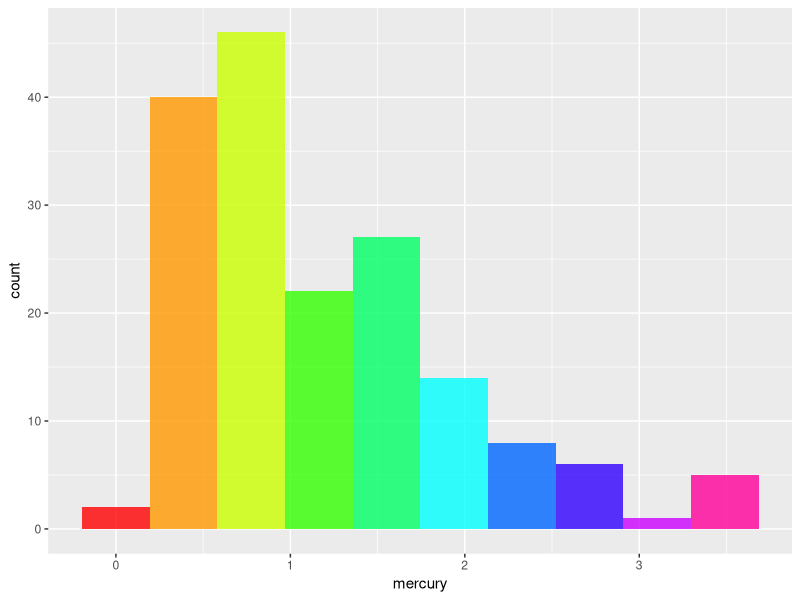
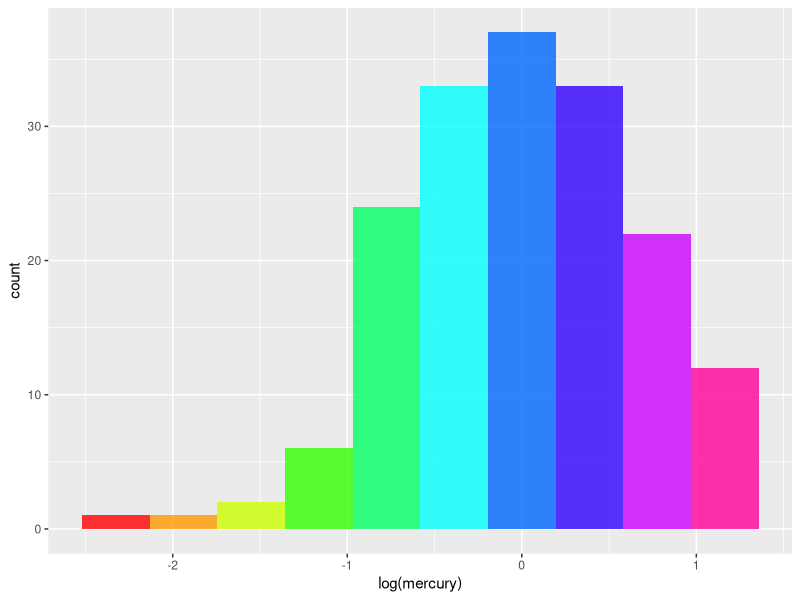
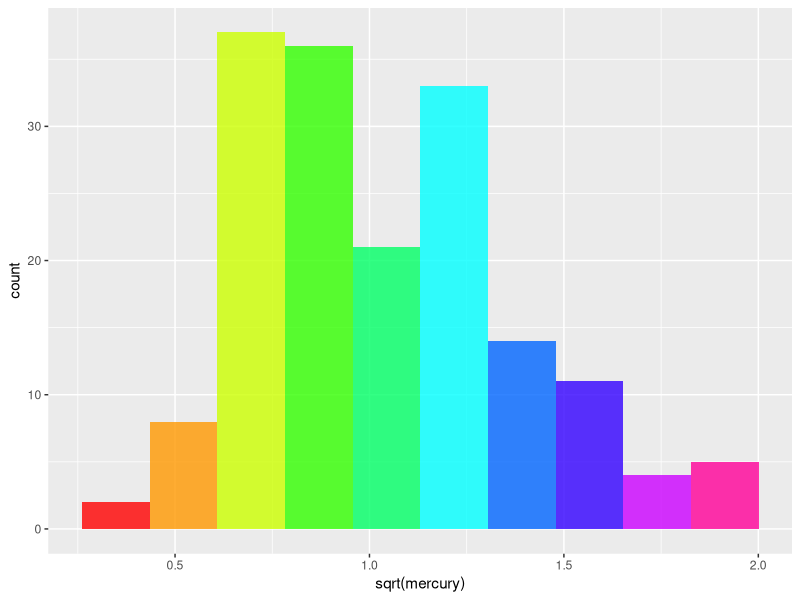
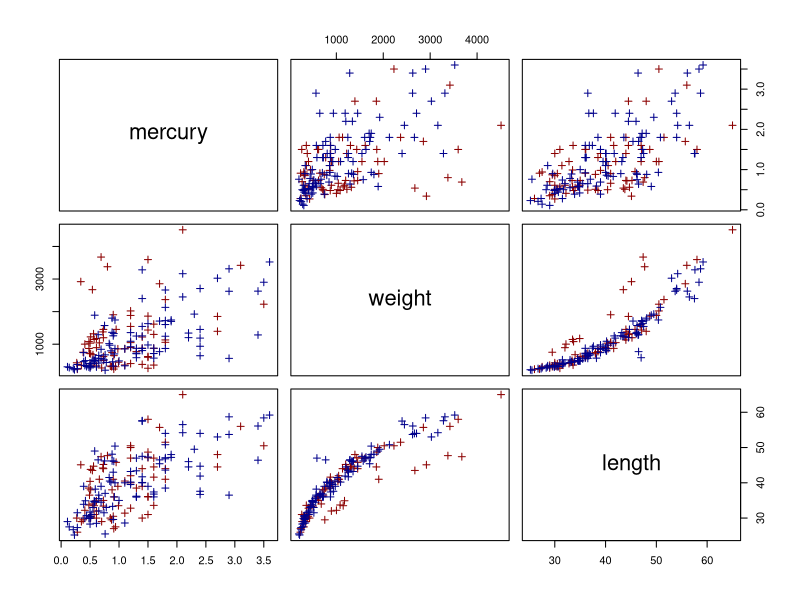
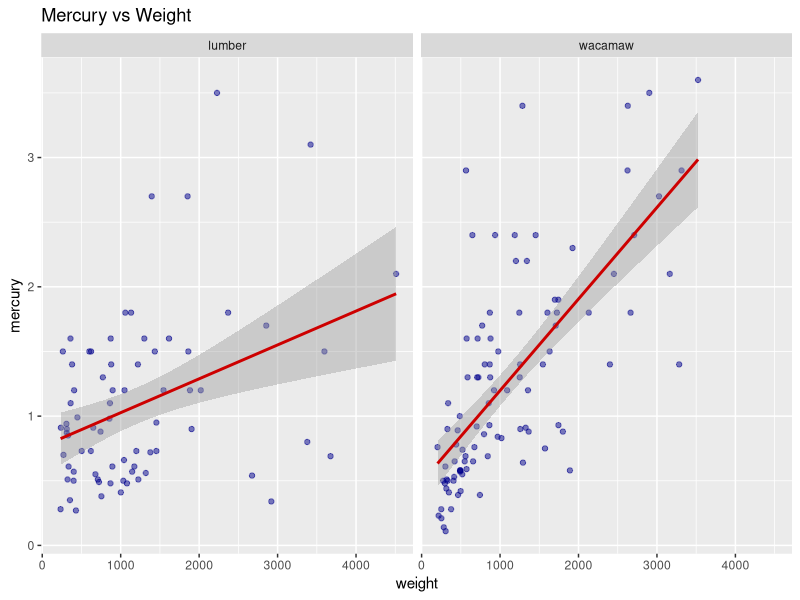
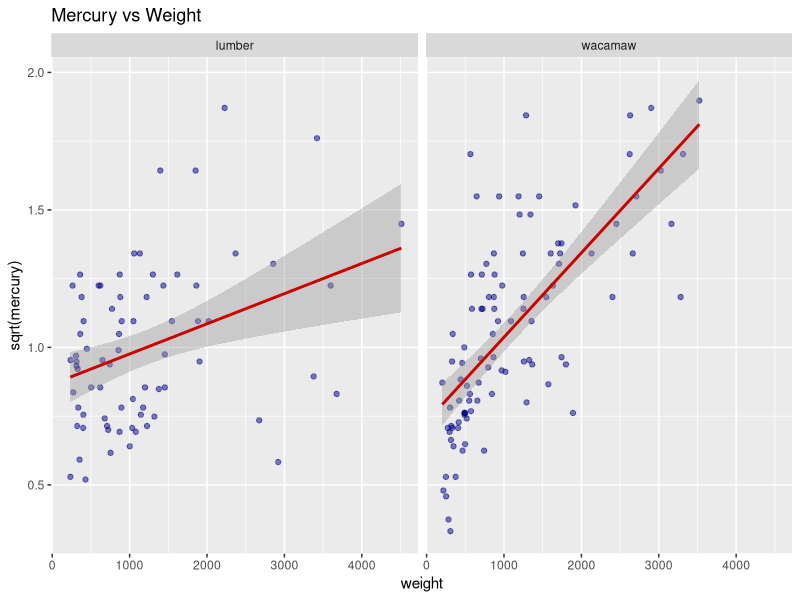
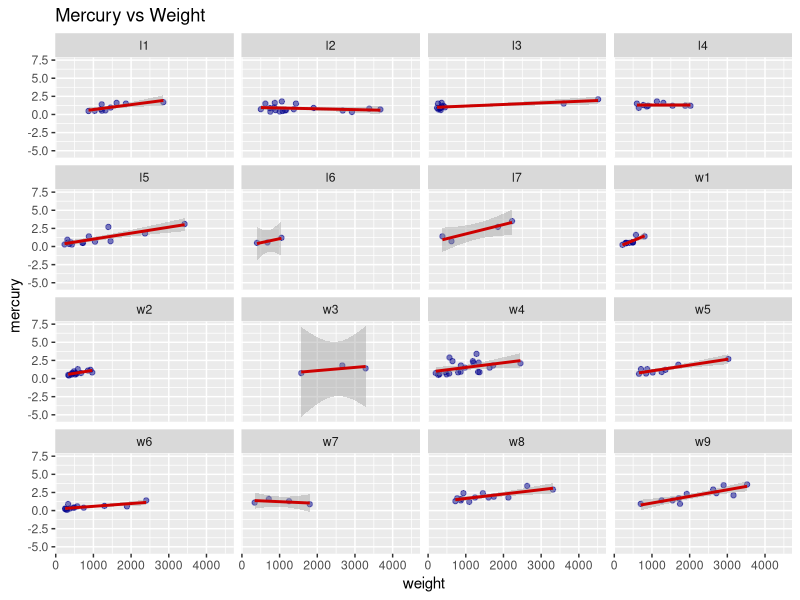
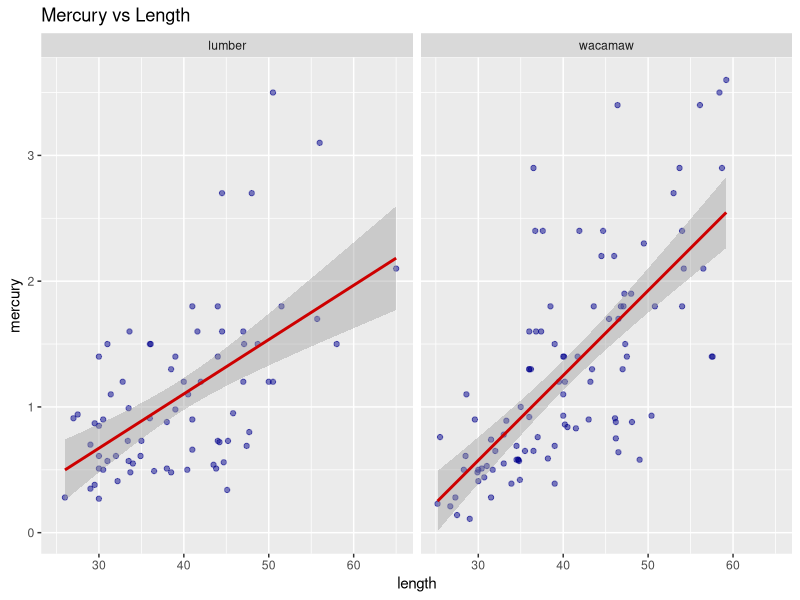

Write R code to recreate these figures, in order.

###########################################################################
###########################################################################
####################### The mercury in bass analysis ######################
###########################################################################
###########################################################################

###### Clear environment and load libraries
rm(list = ls())
library(ggplot2)
library(lme4) #for the lmer function
library(lattice)

###### Load the data
bass <- read.csv("data/mercurydata.txt", header = T)
bass$station <- factor(bass$station)
bass$river <- factor(bass$river)

###### View properties of the data
dim(bass)
summary(bass)
table(bass$station) #we don't have enough data in some stations

#### Exploratory data analysis
#first, mercury by itself
ggplot(bass,aes(mercury)) +
  geom_histogram(alpha=.8,fill=rainbow(10),bins=10)
#not so normal. let's try log
ggplot(bass,aes(log(mercury))) +
  geom_histogram(alpha=.8,fill=rainbow(10),bins=10)
#hmmm...skewed the other way now
#how about sqrt
ggplot(bass,aes(sqrt(mercury))) +
  geom_histogram(alpha=.8,fill=rainbow(10),bins=10)
#this looks better.
#We will continue with the untransformed variable first

#let's look at mercury vs. weight and vs. length
river_col <- c("red4","blue4")
pairs(mercury~ weight+length,data=bass,pch=3,col=river_col[as.numeric(bass$river)])
#similar relationships for mercury vs. length and mercury vs. weight
#river does not seem to make a difference

#check correlations among the predictors to look for colinearity
cor(bass$weight, bass$length)
#quite correlated! We may have to drop one of them
#Let's mean center both for now
bass$length_c <- bass$length - mean(bass$length)
bass$weight_c <- bass$weight - mean(bass$weight)

#now let's actually separate the relationships out by river
#first weight
ggplot(bass,aes(x=weight, y=mercury)) +
  geom_point(alpha = .5,colour="blue4") +
  geom_smooth(method="lm",col="red3") +
  labs(title="Mercury vs Weight") +
  facet_wrap(~river,ncol=2)
#different lines for each river. 
#Try with sqrt(mercury)
ggplot(bass,aes(x=weight, y=sqrt(mercury))) +
  geom_point(alpha = .5,colour="blue4") +
  geom_smooth(method="lm",col="red3") +
  labs(title="Mercury vs Weight") +
  facet_wrap(~river,ncol=2)
#looks like we may have a problem with linearity if we use the sqrt transformation
#we really should be controlling for the stations so let's split by stations
ggplot(bass,aes(x=weight, y=mercury)) +
  geom_point(alpha = .5,colour="blue4") +
  geom_smooth(method="lm",col="red3") +
  labs(title="Mercury vs Weight") +
  facet_wrap(~station,ncol=4)
#maybe some different slopes, but sample sizes are too small to tell

#let's look at length by river
ggplot(bass,aes(x=length, y=mercury)) +
  geom_point(alpha = .5,colour="blue4") +
  geom_smooth(method="lm",col="red3") +
  labs(title="Mercury vs Length") +
  facet_wrap(~river,ncol=2)
#less obvious here
#how about by station
ggplot(bass,aes(x=length, y=mercury)) +
  geom_point(alpha = .5,colour="blue4") +
  geom_smooth(method="lm",col="red3") +
  labs(title="Mercury vs Weight") +
  facet_wrap(~station,ncol=4)
#againmaybe some different slopes, but sample sizes are too small to tell


#Let's try a simple linear model first
mercreg <- lm(mercury ~ length_c + weight_c, data = bass)
car::vif(mercreg)
#highly correlated
#try a linear model using interactions with station
mercreg <- lm(mercury ~ length_c*station + weight_c, data = bass)
car::vif(mercreg)
#Let's just drop one of length and weight
#lets double check to see the stronger predictor
pairs(mercury~ weight+length,data=bass,pch=3,col=river_col[as.numeric(bass$river)])
#let's keep length
mercreg <- lm(mercury ~ length_c*station, data = bass)

#diagnostics
par(mfcol = c(2,2))
plot(mercreg)
#we see some deviations from normality as we would expect
#using the sqrt instead actually doesn't fare that much better...try it!
#we'll once again keep the default scale
par(mfcol = c(1,1))
plot(mercreg$resid~bass$length_c, xlab = "Station (centered)", ylab = "Residual",col="blue3")
abline(0,0,col="red3")
boxplot(mercreg$resid~bass$station, xlab = "Station", ylab = "Residual")
#pretty good fit... let's go with it. you could try logs as well.
#look at results.
summary(mercreg)

#see if interaction effects are useful
mercregnoint <- lm(mercury ~ length_c + station, data = bass)
anova(mercregnoint, mercreg)
#they seem to be useful overall, but many are based on very small sample sizes.
#it would be good to borrow strength across the stations to get better estimates
#that is what a hierarchical model does!



#### let's do a hierarchical regression (random effects regression) with lmer
#this call just uses a random intercept
mercreglmerint <- lmer(mercury ~ length_c + (1 | station), data = bass) 
summary(mercreglmerint)
confint(mercreglmerint)
#look at the intercepts (and the common slope) for each station
coef(mercreglmerint)
#these equal the fixed effects plus the random effect
fixef(mercreglmerint)
ranef(mercreglmerint)
dotplot(ranef(mercreglmerint, condVar=TRUE))     


#we can plot the different lines for each station
newdata <- data.frame(station=rep(unique(bass$station),each=20),
                      length_c=seq(min(bass$length_c),max(bass$length_c),20))
newdata$station <- as.factor(newdata$station)
newdata$pred <- predict(mercreglmerint,newdata=newdata,type="response")
ggplot(newdata, aes(x = length_c, y = pred, colour = station)) +
  geom_line(size = 0.7) +
  labs(x = "Length (Centered)", y = "Predicted Mercury") +
  theme(legend.position="none") +
  geom_text(data = newdata,aes(label = station), hjust = 0.5, vjust = 1)


#Let's add a random slope
mercreglmerintslope <- lmer(mercury ~ length_c + ( 1 + length_c  | station), data = bass) 
summary(mercreglmerintslope)
#the intercepts and slope for each station
coef(mercreglmerintslope)
fixef(mercreglmerintslope)
ranef(mercreglmerintslope)
dotplot(ranef(mercreglmerintslope, condVar=TRUE))    

#we can plot the different lines for each station
newdata$pred <- predict(mercreglmerintslope,newdata=newdata,type="response")
ggplot(newdata, aes(x = length_c, y = pred, colour = station)) +
  geom_line(size = 0.7) +
  labs(x = "Length (Centered)", y = "Predicted Mercury") +
  theme(legend.position="none") +
  geom_text(data = newdata,aes(label = station), hjust = 0.5, vjust = 1)

#the predicted values of mercury for each bass
preds <- fitted(mercreglmerintslope)

#Let's compare models using AIC and BIC
AIC(mercreglmerint) #old model
AIC(mercreglmerintslope) #new model
BIC(mercreglmerint) #old model
BIC(mercreglmerintslope) #new model
#new model results in a reduction of both

#residual plots
plot(mercreglmerintslope)
plot(y = residuals(mercreglmerintslope), x = bass$length, xlab= "Length", ylab = "Residuals")
#looks pretty good -- model seems to fit the data well.
#how about plots of residuals by station?
ggplot(bass,aes(x=length, y=residuals(mercreglmerintslope))) +
  geom_point(alpha = .5,colour="blue4") +
  geom_smooth(method="lm",col="red3") +
  labs(title="Mercury vs Length") +
  facet_wrap(~station,ncol=5)
#xyplot(residuals(mercreglmerintslope) ~ length | station, data = bass)
#also reasonable

qqnorm(residuals(mercreglmerintslope)); qqline(residuals(mercreglmerintslope))
#not so good. Let's try the square root and see


mercreglmerintslope_sqrt <- lmer(sqrt(mercury) ~ length_c + ( 1 + length_c  | station), data = bass) 
summary(mercreglmerintslope_sqrt)
coef(mercreglmerintslope_sqrt)
fixef(mercreglmerintslope_sqrt)
ranef(mercreglmerintslope_sqrt)
dotplot(ranef(mercreglmerintslope_sqrt, condVar=TRUE))    

#we can plot the different lines for each station
newdata$pred <- predict(mercreglmerintslope_sqrt,newdata=newdata,type="response")
newdata$pred <- newdata$pred^2
ggplot(newdata, aes(x = length_c, y = pred, colour = station)) +
  geom_line(size = 0.7) +
  labs(x = "Length (Centered)", y = "Predicted Mercury") +
  theme(legend.position="none") +
  geom_text(data = newdata,aes(label = station), hjust = 0.5, vjust = 1)

#residual plots
plot(mercreglmerintslope_sqrt) #looks good
plot(y = residuals(mercreglmerintslope_sqrt), x = bass$length, xlab= "Length", ylab = "Residuals")
#Also good
ggplot(bass,aes(x=length, y=residuals(mercreglmerintslope_sqrt))) +
  geom_point(alpha = .5,colour="blue4") +
  geom_smooth(method="lm",col="red3") +
  labs(title="Mercury vs Length") +
  facet_wrap(~station,ncol=5)
#also reasonable

qqnorm(residuals(mercreglmerintslope_sqrt)); qqline(residuals(mercreglmerintslope_sqrt))
#a bit better! We can keep this model!



